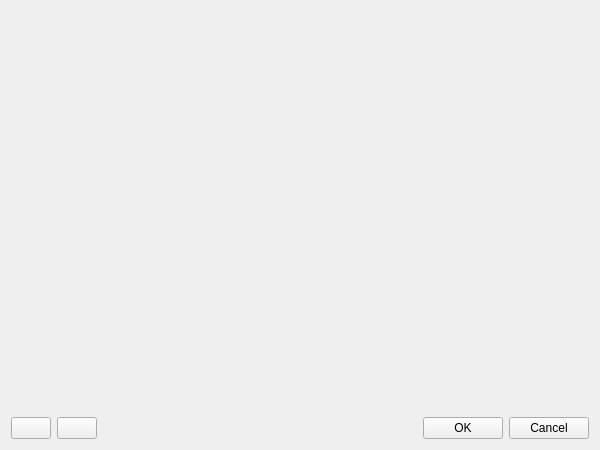
<?xml version="1.0" encoding="UTF-8"?>
<ui version="4.0">
 <class>ColorGradientEditDlg</class>
 <widget class="QDialog" name="ColorGradientEditDlg">
  <property name="geometry">
   <rect>
    <x>0</x>
    <y>0</y>
    <width>600</width>
    <height>450</height>
   </rect>
  </property>
  <property name="windowTitle">
   <string>Color Gradient Editor</string>
  </property>
  <property name="windowIcon">
   <iconset resource="../QtResources/resources.qrc">
    <normaloff>:/GuiFoundation/W-logo.svg</normaloff>:/GuiFoundation/W-logo.svg</iconset>
  </property>
  <layout class="QVBoxLayout" name="verticalLayout">
   <item>
    <widget class="WQtColorGradientEditorWidget" name="GradientEditor" native="true"/>
   </item>
   <item>
    <layout class="QHBoxLayout" name="horizontalLayout">
     <item>
      <widget class="QPushButton" name="ButtonUndo">
       <property name="toolTip">
        <string>Undo (Ctrl+Z)</string>
       </property>
       <property name="text">
        <string/>
       </property>
       <property name="icon">
        <iconset resource="../QtResources/resources.qrc">
         <normaloff>:/GuiFoundation/Icons/Undo.svg</normaloff>:/GuiFoundation/Icons/Undo.svg</iconset>
       </property>
       <property name="autoDefault">
        <bool>false</bool>
       </property>
      </widget>
     </item>
     <item>
      <widget class="QPushButton" name="ButtonRedo">
       <property name="toolTip">
        <string>Redo (Ctrl+Y)</string>
       </property>
       <property name="text">
        <string/>
       </property>
       <property name="icon">
        <iconset resource="../QtResources/resources.qrc">
         <normaloff>:/GuiFoundation/Icons/Redo.svg</normaloff>:/GuiFoundation/Icons/Redo.svg</iconset>
       </property>
       <property name="autoDefault">
        <bool>false</bool>
       </property>
      </widget>
     </item>
     <item>
      <spacer name="horizontalSpacer">
       <property name="orientation">
        <enum>Qt::Horizontal</enum>
       </property>
       <property name="sizeHint" stdset="0">
        <size>
         <width>40</width>
         <height>20</height>
        </size>
       </property>
      </spacer>
     </item>
     <item>
      <widget class="QPushButton" name="ButtonOk">
       <property name="text">
        <string>OK</string>
       </property>
       <property name="autoDefault">
        <bool>false</bool>
       </property>
      </widget>
     </item>
     <item>
      <widget class="QPushButton" name="ButtonCancel">
       <property name="text">
        <string>Cancel</string>
       </property>
       <property name="autoDefault">
        <bool>false</bool>
       </property>
      </widget>
     </item>
    </layout>
   </item>
  </layout>
 </widget>
 <customwidgets>
  <customwidget>
   <class>WQtColorGradientEditorWidget</class>
   <extends>QWidget</extends>
   <header location="global">GuiFoundation/Widgets/ColorGradientEditorWidget.moc.h</header>
   <container>1</container>
  </customwidget>
 </customwidgets>
 <resources>
  <include location="../QtResources/resources.qrc"/>
 </resources>
 <connections/>
</ui>
